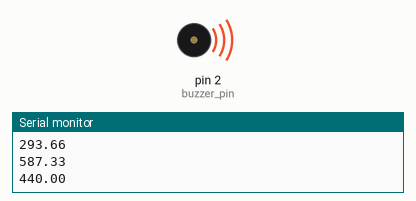
Simulated run of this sketch. Board: Arduino Uno, built with avr-gcc and run on an emulated ATmega328P. Shown: buzzer (waves = sounding), the last lines printed to the serial monitor.

Above: at 0.62 s.
At 35.36 s:
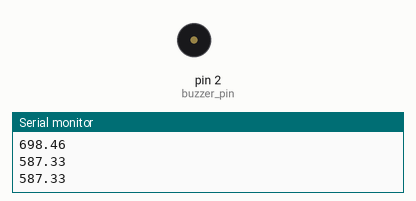
Timing chart, 0 to 40.0 s (numbered marks = the images above):
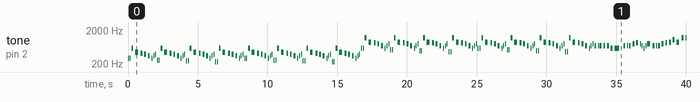

The sketch:

megalovania-buzzer.ino
```cpp
// Entire Megalovania song on Arduino Buzzer


int part_a_duration[] = {2, 2, 2, 2, 4, 4,
6, 6, 4, 4, 4, 4, 4, 4, 2, 2, 2, 2, 2, 2};

int part_a_notes[] = {62, 0, 62, 0, 74, 0,
69, 0, 68, 0, 67, 0, 65, 0, 62, 0, 65, 0, 67, 0};
int size_a = sizeof(part_a_duration)/sizeof(part_a_duration[0]);

int part_b_duration[] = {4, 4, 2, 2, 4, 4,
4, 4, 4, 4, 4, 4, 10, 10, 4, 4, 2, 2, 4, 4, 4, 4,
4, 4, 2, 2, 2, 2, 2, 2, 2, 2 , 6, 6, 4, 4, 2, 2,
4, 4, 4, 4, 4, 4, 4, 4, 4, 4, 6, 6, 4, 4, 4, 4,
2, 2, 2, 2, 2, 2, 18, 18, 4, 4, 2, 2, 4, 4, 4, 4,
4, 4, 4, 4, 10, 10, 4, 4, 2, 2, 4, 4, 4, 4, 4, 4,
4, 4, 4, 4, 2, 2, 4, 4, 4, 4, 4, 4, 4, 4, 4, 4,
4, 4, 4, 4, 4, 4, 4, 4, 4, 4, 2, 2, 4, 4, 4, 4,
18, 18};

int part_b_notes[] = {77, 0, 77, 0, 77, 0,
77, 0, 77, 0, 74, 0, 74, 0, 77, 0, 77, 0, 77, 0, 79, 0,
80, 0, 79, 0, 77, 0, 74, 0, 77, 0, 79, 0, 77, 0, 77, 0,
77, 0, 79, 0, 80, 0, 81, 0, 84, 0, 81, 0, 86, 0, 86, 0,
86, 0, 81, 0, 86, 0, 84, 0, 81, 0, 81, 0, 81, 0, 81, 0,
81, 0, 79, 0, 79, 0, 81, 0, 81, 0, 81, 0, 81, 0, 79, 0,
81, 0, 86, 0, 81, 0, 79, 0, 86, 0, 81, 0, 79, 0, 77, 0,
84, 0, 79, 0, 77, 0, 76, 0, 70, 0, 72, 0, 74, 0, 77, 0,
84, 0};
int size_b = sizeof(part_b_duration)/sizeof(part_b_duration[0]);

int part_c_duration[] = {32, 2, 2, 2, 2, 2, 2,
2, 2, 2, 2, 2, 2, 2, 2, 2, 2, 1, 1, 1, 1, 1, 1,
1, 1, 4, 4, 18, 18, 4, 4, 2, 2, 4, 4, 2, 2, 2, 2,
2, 2, 2, 2, 2, 2, 2, 2, 4, 4, 4, 4, 4, 4, 4, 4,
4, 4, 4, 4, 2, 2, 2, 2, 2, 2, 18, 18, 4, 4, 4, 4,
4, 4, 4, 4, 14, 2, 14, 2, 14,2, 14, 2, 14, 2, 14, 2,
30, 2, 2, 2, 2, 2, 2, 2, 2, 2, 2, 2, 2, 2, 2, 2,
2, 2, 26, 2, 32, 4};

int part_c_notes[] = {0, 77, 0, 74, 0, 77, 0,
79, 0, 80, 0, 79, 0, 77, 0, 74, 0, 80, 0, 79, 0, 77, 0,
74, 0, 77, 0, 79, 0, 80, 0, 81, 0, 84, 0, 81, 0, 80, 0,
79, 0, 77, 0, 74, 0, 76, 0, 77, 0, 79, 0, 81, 0, 84, 0,
85, 0, 80, 0, 80, 0, 79, 0, 77, 0, 79, 0, 65, 0, 67, 0,
69, 0, 77, 0, 76, 0, 74, 0, 76, 0, 77, 0, 79, 0, 76, 0,
81, 0, 81, 0, 80, 0, 79, 0, 78, 0, 77, 0, 76, 0, 75, 0,
74, 0, 73, 0, 75, 0};
int size_c = sizeof(part_c_duration)/sizeof(part_c_duration[0]);

int part_d_duration[] = {48, 16, 32,
30 , 2 , 64, 64};

int part_d_notes[] = {58, 65, 64,
62,0, 65, 0};
int size_d = sizeof(part_d_duration)/sizeof(part_d_duration[0]);

int part_e_duration[] = {8, 4, 4, 6, 6, 4, 4,
4, 4, 4, 4, 2, 2, 2, 2, 2, 2};

int part_e_notes[] = {0, 77, 0, 76, 0, 72, 0,
76, 0, 74, 0, 69, 0, 72, 0, 74, 0};
int size_e = sizeof(part_e_duration)/sizeof(part_e_duration[0]);

int part_f_duration[] = {4, 4, 4, 4, 2, 2,
4, 4, 4, 4, 4, 4, 4, 4, 2, 2, 4, 4,};

int part_f_notes[] = {70, 0, 70, 0, 70, 0,
70, 0, 70, 0, 70, 0, 70, 0, 70, 0, 70, 0};
int size_f = sizeof(part_f_duration)/sizeof(part_f_duration[0]);


double power;
float frequency;
double duration; // duration of note in milliseconds
const int buzzer_pin = 2;
float BPM = 230; // Quarter notes per minute
float TPQ = 8; // Ticks per quarter note


void setup() {
  //Serial Port begin
  Serial.begin(9600);
}


void loop() {
    // Entire Megalovania loop
    int offsets[] = {0,0,12,12};
    int first_notes[4] = {0,-2,-3,-4};

    for (const int k : offsets) {
      for (const int j : first_notes) {
        PartA(j,k);
      }
    }
    PartB();
    PartC();
    PartC();
    PartD();
    int first_notes2[6] = {0,-2,-3,-3,0,-2};
      for (const int j : first_notes2) {
        PartA(j,0);
      }
    PartE();
    PartE();
    PartF(0,0);
    PartF(2,2);
    PartF(4,3);
    PartF(2,1);
    PartF(0,0);
    PartF(2,2);
    int first_notes3[8] = {0, 0,-4,-2, 0, 0, -4, -2};
    for (const int j : first_notes3) {
      PartA(j,0);
    }
}

// The main melody of the song -- The first two notes can be manipulated:
void PartA(int first_note, int offset) { // First variable changes the first 2 notes, second allows for shifting the key of the whole part
    for (int i=0;i<size_a;i++) {
      duration = part_a_duration[i] / TPQ / BPM * 60 * 1000; // Calculate duration in milliseconds from ticks
      if (part_a_notes[i] == 0) { // Check if volume value is 0, then silence the note for set duration
        noTone(buzzer_pin);
        delay(duration);
      }
      else {
        if (i == 0 || i == 2) {
          power = (part_a_notes[i]-69+first_note+offset)/(double)12; // Part of the MIDI to frequency conversion equation
        }
        else {
          power = (part_a_notes[i]-69+offset)/(double)12; // Part of the MIDI to frequency conversion equation
        }
        frequency = pow(2,power) * 440; // Frequency converted from MIDI note value
        Serial.println(frequency);
        tone(buzzer_pin, frequency); // Play the frequency on the buzzer
        delay(duration); // Duration of note in milliseconds
      }
    }
}

void PartB() {
    for (int i=0;i<size_b;i++) {
      duration = part_b_duration[i] / TPQ / BPM * 60 * 1000; // Calculate duration in milliseconds from ticks
      if (part_b_notes[i] == 0) { // Check if volume value is 0, then silence the note for set duration
        noTone(buzzer_pin);
        delay(duration);
      }
      else {
        power = (part_b_notes[i]-69)/(double)12; // Part of the MIDI to frequency conversion equation

        frequency = pow(2,power) * 440; // Frequency converted from MIDI note value
        Serial.println(frequency);
        tone(buzzer_pin, frequency); // Play the frequency on the buzzer
        delay(duration); // Duration of note in milliseconds
      }
    }
}

void PartC() {
    for (int i=0;i<size_c;i++) {
      duration = part_c_duration[i] / TPQ / BPM * 60 * 1000; // Calculate duration in milliseconds from ticks
      if (part_c_notes[i] == 0) { // Check if volume value is 0, then silence the note for set duration
        noTone(buzzer_pin);
        delay(duration);
      }
      else {
        power = (part_c_notes[i]-69)/(double)12; // Part of the MIDI to frequency conversion equation

        frequency = pow(2,power) * 440; // Frequency converted from MIDI note value
        Serial.println(frequency);
        tone(buzzer_pin, frequency); // Play the frequency on the buzzer
        delay(duration); // Duration of note in milliseconds
      }
    }
}

void PartD() {
  int last_note[] = {0,-3};
    for (const int j : last_note) {
    for (int i=0;i<size_d;i++) {
      duration = part_d_duration[i] / TPQ / BPM * 60 * 1000; // Calculate duration in milliseconds from ticks
      if (part_d_notes[i] == 0) { // Check if volume value is 0, then silence the note for set duration
        noTone(buzzer_pin);
        delay(duration);
      }
      else {
        if (i == 5){
          power = (part_d_notes[i]-69+j)/(double)12; // Part of the MIDI to frequency conversion equation
        }
        else {
          power = (part_d_notes[i]-69)/(double)12; // Part of the MIDI to frequency conversion equation
        }
        frequency = pow(2,power) * 440; // Frequency converted from MIDI note value
        Serial.println(frequency);
        tone(buzzer_pin, frequency); // Play the frequency on the buzzer
        delay(duration); // Duration of note in milliseconds
      }
    }
    }
}

void PartE() {
    for (int i=0;i<size_e;i++) {
      duration = part_e_duration[i] / TPQ / BPM * 60 * 1000; // Calculate duration in milliseconds from ticks
      if (part_e_notes[i] == 0) { // Check if volume value is 0, then silence the note for set duration
        noTone(buzzer_pin);
        delay(duration);
      }
      else {
        power = (part_e_notes[i]-69)/(double)12; // Part of the MIDI to frequency conversion equation

        frequency = pow(2,power) * 440; // Frequency converted from MIDI note value
        Serial.println(frequency);
        tone(buzzer_pin, frequency); // Play the frequency on the buzzer
        delay(duration); // Duration of note in milliseconds
      }
    }
}

void PartF(int offset1, int offset2) {
    for (int i=0;i<size_f;i++) {
      duration = part_f_duration[i] / TPQ / BPM * 60 * 1000; // Calculate duration in milliseconds from ticks
      if (part_f_notes[i] == 0) { // Check if volume value is 0, then silence the note for set duration
        noTone(buzzer_pin);
        delay(duration);
      }
      else {
        if (i<8) {
          power = (part_f_notes[i]-69+offset1)/(double)12; // Part of the MIDI to frequency conversion equation
        }
        else {
          power = (part_f_notes[i]-69+offset2)/(double)12; // Part of the MIDI to frequency conversion equation
        }
        frequency = pow(2,power) * 440; // Frequency converted from MIDI note value
        Serial.println(frequency);
        tone(buzzer_pin, frequency); // Play the frequency on the buzzer
        delay(duration); // Duration of note in milliseconds
      }
    }
}
```

Measured:
- by itself, tone on pin 2 (buzzer_pin): plays 293 Hz for 0.07 s, 293 Hz for 0.07 s, 587 Hz for 0.13 s, 440 Hz for 0.20 s, 415 Hz for 0.13 s, 391 Hz for 0.13 s … (187 notes in this stretch)
